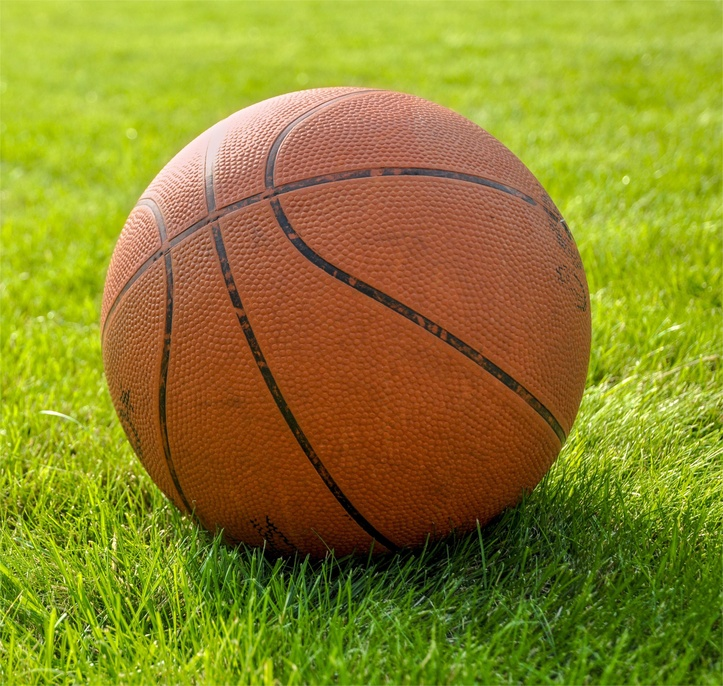
#> input picture ICM58/image/basketball_00.jpg, 723 x 686 px, shrunk from 2950 x 2800 before the run, given as the content of the folder time-step/alpha, which was not available
$ python get_matte_in_origin.py
#> lines starting #> are read from the running program, lines starting #| are printed output that depends on the picture; pictures that were not available may be replaced by others from this repository, and a replacement may not be noted
### 功能代码编写/blurfusion_foreground_estimation.py
import cv2
import numpy as np


def FB_blur_fusion_foreground_estimator_1(image, alpha, r=90):
    alpha = alpha[:, :, None]
    return FB_blur_fusion_foreground_estimator(image, F=image, B=image, alpha=alpha, r=r)[0]


def FB_blur_fusion_foreground_estimator_2(image, alpha, r=90):
    alpha = alpha[:, :, None]
    F, blur_B = FB_blur_fusion_foreground_estimator(
        image, image, image, alpha, r)
    return FB_blur_fusion_foreground_estimator(image, F, blur_B, alpha, r=6)[0]


def FB_blur_fusion_foreground_estimator(image, F, B, alpha, r=90):
    blurred_alpha = cv2.blur(alpha, (r, r))[:, :, None]

    blurred_FA = cv2.blur(F * alpha, (r, r))
    blurred_F = blurred_FA / (blurred_alpha + 1e-5)

    blurred_B1A = cv2.blur(B * (1 - alpha), (r, r))
    blurred_B = blurred_B1A / ((1 - blurred_alpha) + 1e-5)
    F = blurred_F + alpha * \
        (image - alpha * blurred_F - (1 - alpha) * blurred_B)
    F = np.clip(F, 0, 1)
    return F, blurred_B

### 功能代码编写/get_matte_in_origin.py
import cv2
import os
import numpy as np
from PIL import Image
from blurfusion_foreground_estimation import FB_blur_fusion_foreground_estimator_2

#image=cv2.imread('person/alpha/0b2890f68dce57c7d4a45b5e0ff5a019.jpg',flags=1)
# 图像文件路径
def get_matte_in_origin(directory_alpha,directory_origin):
#> called with directory_alpha = 'time-step/alpha', directory_origin = 'time-step/image'
    for i in range(len(os.listdir(directory_alpha))):
        alpha_name = os.listdir(directory_alpha)[i]
        origin_name = os.listdir(directory_origin)[i]
        alpha_path = os.path.join(directory_alpha, alpha_name)
        origin_path = os.path.join(directory_origin, origin_name)

        # 使用OpenCV读取图像，IMREAD_UNCHANGED参数保证Alpha通道不会被忽略
        # image_Alpha = cv2.imread(alpha_path, flags=1)
        # image_origin= cv2.imread(origin_path, flags=1)

        alpha = cv2.imread(alpha_path, cv2.IMREAD_GRAYSCALE)/255.0
#> alpha: shape (686, 723) float64; min 0, max 1, mean 0.489
        image = cv2.imread(origin_path)/255.0

        # [17 lines of commented-out code are left out]

        output = FB_blur_fusion_foreground_estimator_2(image, alpha)
#> in FB_blur_fusion_foreground_estimator, `blurred_F = blurred_FA / (blurred_alpha + 1e-5)`:
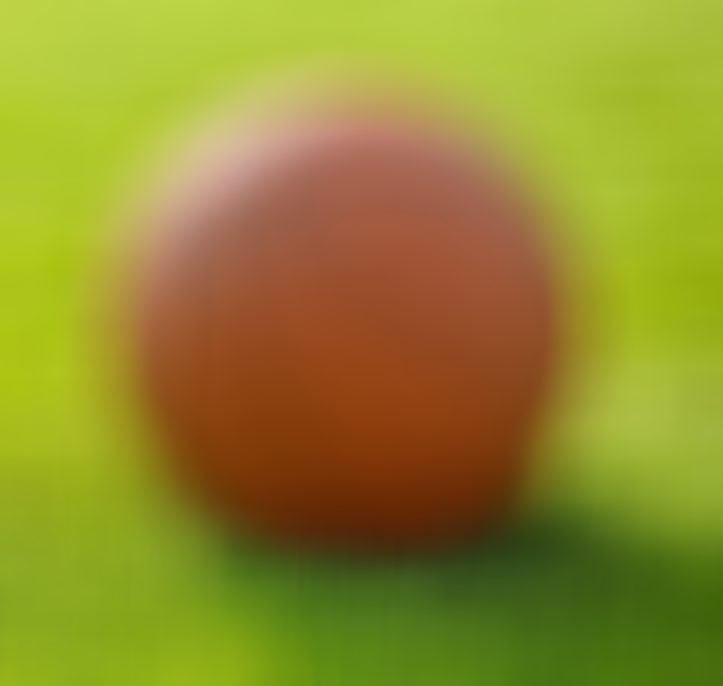
#> blurred_F: shape (686, 723, 3) float64; mean B, G, R 0.173, 0.55, 0.572
#> in FB_blur_fusion_foreground_estimator, `blurred_B = blurred_B1A / ((1 - blurred_alpha) + 1e-5)`:
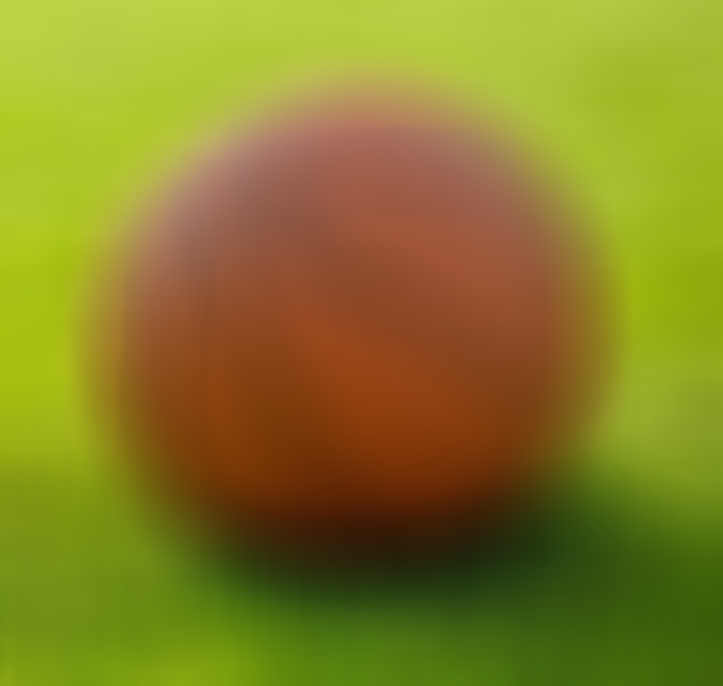
#> blurred_B: shape (686, 723, 3) float64; mean B, G, R 0.145, 0.502, 0.527
#> in FB_blur_fusion_foreground_estimator, `F = blurred_F + alpha * \ (image - alpha * blurred_F - (1 - alpha) * b..`:
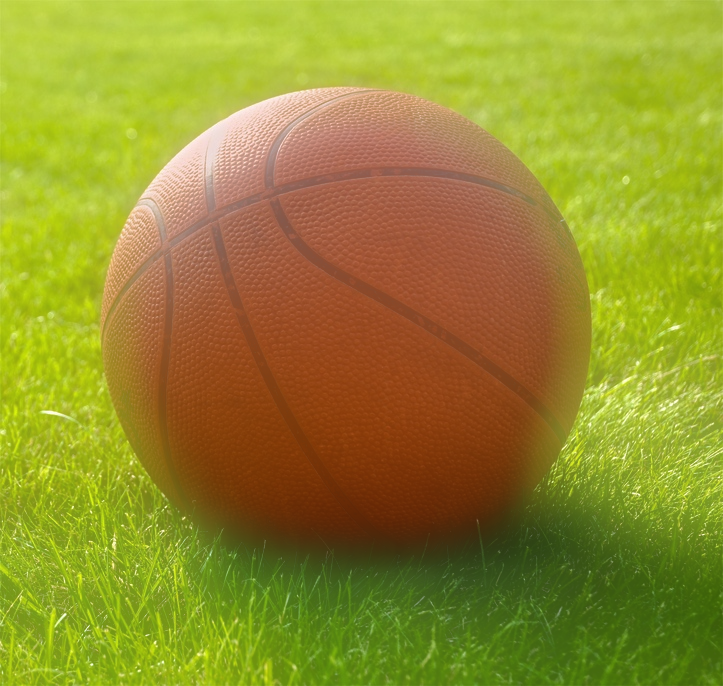
#> F: shape (686, 723, 3) float64; mean B, G, R 0.178, 0.559, 0.58
#> call 2 of FB_blur_fusion_foreground_estimator, with r = 6
#> in FB_blur_fusion_foreground_estimator (call 2), `blurred_alpha = cv2.blur(alpha, (r, r))[:, :, None]`:
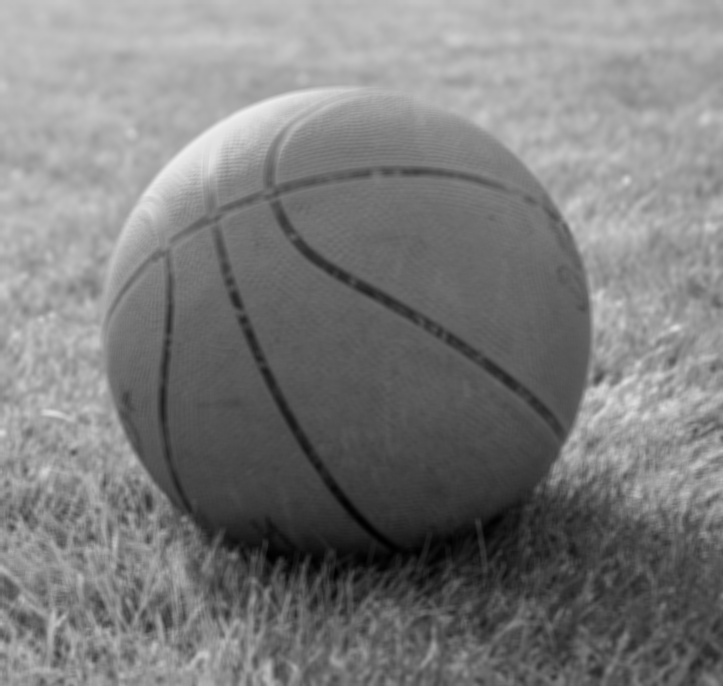
#> blurred_alpha: shape (686, 723, 1) float64; min 0.00338, max 0.932, mean 0.489
#> in FB_blur_fusion_foreground_estimator (call 2), `blurred_FA = cv2.blur(F * alpha, (r, r))`:
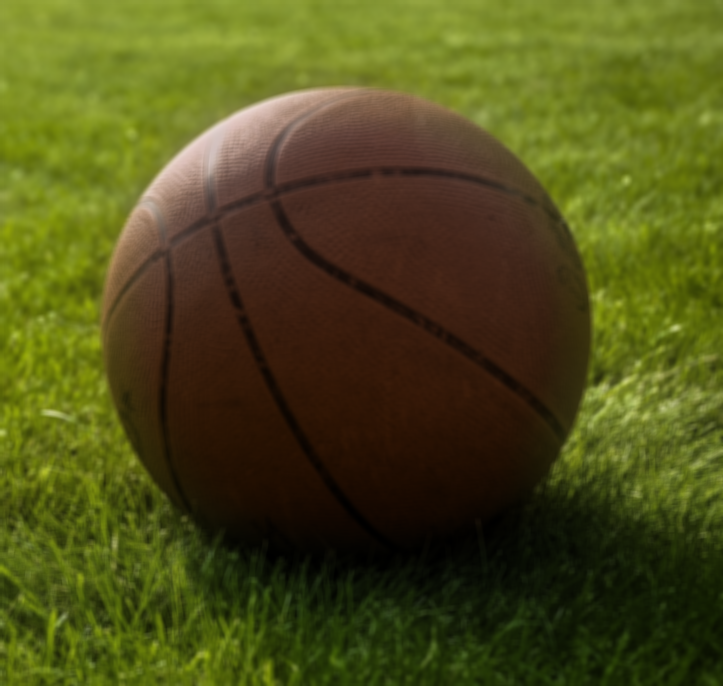
#> blurred_FA: shape (686, 723, 3) float64; mean B, G, R 0.101, 0.31, 0.309
#> in FB_blur_fusion_foreground_estimator (call 2), `blurred_B1A = cv2.blur(B * (1 - alpha), (r, r))`:
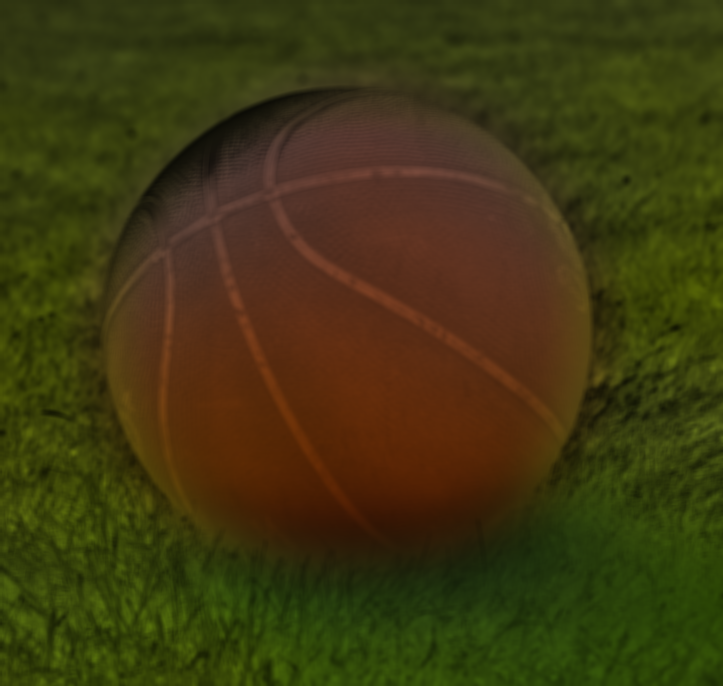
#> blurred_B1A: shape (686, 723, 3) float64; mean B, G, R 0.0642, 0.221, 0.247
        # composite onto a white background
        composite = output * alpha[:, :, np.newaxis] + (1 - alpha[:, :, np.newaxis])
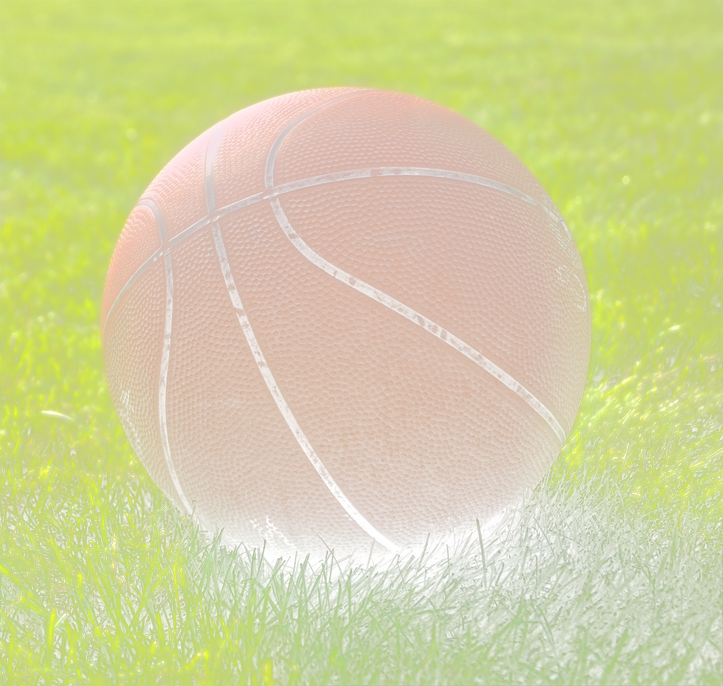
#> composite: shape (686, 723, 3) float64; mean B, G, R 0.615, 0.826, 0.824

        # Save using opencv
        cv2.imwrite('time-step/result/{}'.format(alpha_name), composite * 255)


path1 = 'time-step/image'#原图所在的地方
path2 = 'time-step/alpha'#模型跑出来的matte
get_matte_in_origin(path2,path1)

# #测试老师的alpha matte
# def check_alpha_channel(image_path):
#     with Image.open(image_path) as img:
#         return img.mode in ('RGBA', 'LA')  # 'RGBA'是带Alpha的RGB图像，'LA'是带Alpha的灰度图像
#
# image_path = 'person/alpha/backpack_02.png'
# if check_alpha_channel(image_path):
#     print("图片有Alpha通道")
# else:
#     print("图片没有Alpha通道")
#
# # # image = cv2.imread(image_path, cv2.IMREAD_UNCHANGED)
# # image = cv2.imread(image_path, flags=1)
# # print(image.shape)
